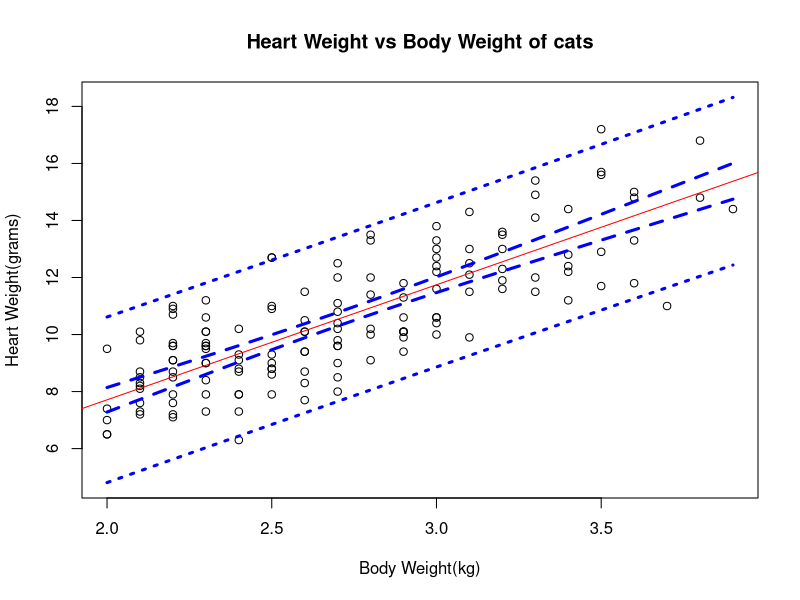
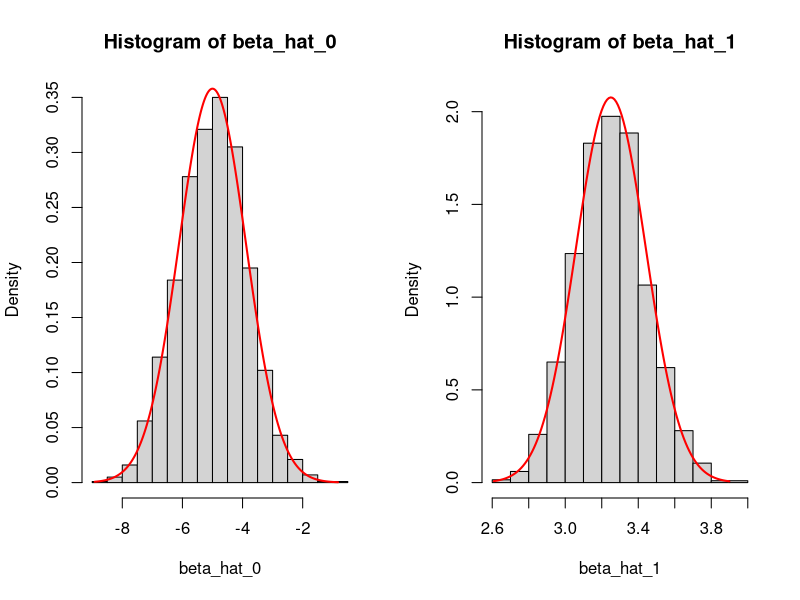

Recreate these plots in R, in order.
## ---- chunk 1
library("MASS")
cat_model = lm(Hwt~Bwt, data = cats)
result = summary(cat_model)
## ---- chunk 2
intervals = confint(cat_model, level = .95)

## ---- chunk 3
intervals = confint(cat_model, level = .9)
## ---- chunk 4
new_bwt = data.frame(Bwt = c(2.1,2.8))
result = predict(cat_model, newdata = new_bwt, interval = c("confidence"), level =0.9)
result
## ---- chunk 5

new_bwt = data.frame(Bwt = c(2.8,4.2))
result = predict(cat_model, newdata = new_bwt, interval = c("prediction"), level =0.9)
result

## ---- chunk 6

Bwt_grid = seq(min(cats$Bwt), max(cats$Bwt), by = 0.01)

hwt_ci_band = predict(cat_model, newdata = data.frame(Bwt =Bwt_grid ), interval = "confidence",level = .95)

hwt_pi_band = predict(cat_model, newdata = data.frame(Bwt =Bwt_grid ), interval = "prediction",level = .95)

plot(Hwt~Bwt, data = cats, ylim = c(min(hwt_pi_band),max(hwt_pi_band)), main = "Heart Weight vs Body Weight of cats", xlab= "Body Weight(kg)", ylab ="Heart Weight(grams)")

abline(cat_model, col = "red")

lines(Bwt_grid,hwt_ci_band[,"lwr"],col ="blue",lwd = 3, lty = 2)
lines(Bwt_grid,hwt_ci_band[,"upr"],col ="blue",lwd = 3, lty = 2)

lines(Bwt_grid,hwt_pi_band[,"lwr"],col ="blue",lwd = 3, lty = 3)
lines(Bwt_grid,hwt_pi_band[,"upr"],col ="blue",lwd = 3, lty = 3)

## ---- chunk 7
result  = summary(cat_model)$coefficients

beta_hat_1 = result[2,1]
se = result[2,2]

#Hypothesized Beta1
beta_hyp = 4

t = (beta_hat_1- beta_hyp)/se

p = 2*pt(abs(t), df = nrow(cats) -2,lower.tail = FALSE)

## ---- chunk 8

summary(cat_model)$coefficients
## ---- chunk 9
data(Ozone, package = "mlbench")
Ozone = Ozone[, c(4, 6, 7, 8)]
colnames(Ozone) = c("ozone", "wind", "humidity", "temp")
Ozone = Ozone[complete.cases(Ozone), ]
## ---- chunk 10

wind_model = lm(ozone~wind, data = Ozone)
result = summary(wind_model)

## ---- chunk 11
temp_model = lm(ozone~temp, data = Ozone)
result = summary(temp_model)
result
## ---- chunk 12
birthday = 12121977
set.seed(birthday)
n = 50
x = seq(0, 10, length = n)

#Function to Simulate SLR
sim_slr = function(x, beta_0 , beta_1, sigma) {
  n = length(x)
  epsilon = rnorm(n, mean = 0, sd = sigma)
  y = beta_0 + beta_1 * x + epsilon
  data.frame(predictor = x, response = y)
}

#No of simulations
m = 2000

#Initialize vector to store results
beta_hat_0 = rep(0,m)
beta_hat_1 = rep(0,m)

#Generate and store SLR coefficients 
for(i in 1:m)
{
  std_dev = 4
  df = sim_slr(x, beta_0 = -5, beta_1 = 3.25, sigma = std_dev)
  fitted_model = lm(response ~ predictor, df)
  beta_hat_0[i] = fitted_model$coefficients[1]
  beta_hat_1[i] = fitted_model$coefficients[2]
}  

## ---- chunk 13
library(knitr)

true_exp = c(-5,3.25)
sim_mean = c(mean(beta_hat_0),mean(beta_hat_1))
Sxx = sum((x- mean(x))^2)

sd_beta0 = std_dev*sqrt(1/n+ mean(x)^2/Sxx)
sd_beta1 = std_dev/sqrt(Sxx)

true_sd = c(sd_beta0,sd_beta1)

sim_sd = c(sd(beta_hat_0),sd(beta_hat_1))

table.comp  <- data.frame(rbind(true_exp, sim_mean, true_sd,sim_sd))

colnames(table.comp) = c("beta0","beta1")


## ---- chunk 14
#Calculate true variance of estimated beta0 and beta1
Sxx = sum((x- mean(x))^2)
true_var = 16
n= length(x)

true_sd_beta0 = sqrt(true_var*(1/n + (mean(x)^2)/Sxx))
true_sd_beta1 = sqrt(true_var/Sxx)

#Plot beta 0 estimate and true value
beta0_val = seq(from = min(beta_hat_0), to = max(beta_hat_0), by = 0.01)
beta0_density = dnorm(beta0_val, mean=-5, sd=true_sd_beta0)

par(mfrow=c(1,2))
hist(beta_hat_0,freq = FALSE)
lines(beta0_val,beta0_density, col = "red", lwd = 2)

#Plot beta 1 estimate and true value
beta1_val = seq(from = min(beta_hat_1), to = max(beta_hat_1), by = 0.01)
beta1_density = dnorm(beta1_val, mean=3.25, sd=true_sd_beta1)
hist(beta_hat_1,freq = FALSE, ylim=c(0,max(beta1_density)))

lines(beta1_val,beta1_density, col = "red", lwd = 2)


## ---- chunk 15
birthday = 12121977
set.seed(birthday)
n = 25
x = seq(0, 2.5, length = n)

#Function to Simulate SLR
sim_slr = function(x, beta_0 , beta_1, sigma) {
  n = length(x)
  epsilon = rnorm(n, mean = 0, sd = sigma)
  y = beta_0 + beta_1 * x + epsilon
  data.frame(predictor = x, response = y)
}

#No of simulations
m = 2500

#Initialize vector to store results
se = rep(0,m)
beta_hat_1 = rep(0,m)
intervals = rep(0,m)
#Generate and store SLR coefficients 
for(i in 1:m)
{
  std_dev = 3
  df = sim_slr(x, beta_0 = 5, beta_1 = 2, sigma = std_dev)
  fitted_model = lm(response ~ predictor, df)
  se[i] = summary(fitted_model)$coefficients[2,2] 
  beta_hat_1[i] = fitted_model$coefficients[2]
}  

## ---- chunk 16
critcal_val = qt(.025,df = n-2, lower.tail = FALSE)

lower_95 = beta_hat_1 - critcal_val*se
upper_95 = beta_hat_1 + critcal_val*se

## ---- chunk 17
result = mean(lower_95 <2 & upper_95>2)

## ---- chunk 18
result = mean(abs(beta_hat_1) > critcal_val*se  )
result
## ---- chunk 19

critcal_val = qt(.005,df = n-2, lower.tail = FALSE)

lower_99 = beta_hat_1 - critcal_val*se
upper_99 = beta_hat_1 + critcal_val*se


## ---- chunk 20
result = mean(lower_99 <2 & upper_99>2)

## ---- chunk 21

result = mean(abs(beta_hat_1) > critcal_val*se  )
## ---- chunk 22
calc_pred_int <- function(cat_model, newdata1, level= .95)
{
  y_hat = predict(cat_model, newdata = newdata1)
  p_value = (1-level)/2
  #cat("pvalue", p_value, "\n")
  
  n= length(cat_model$residuals)
  #cat("n", n,"\n")
  
  se = 1.452
  #cat("se", se,"\n")
  
  critcal_val = qt(p_value, df = n-2, lower.tail = FALSE)
  #cat("critcal_val", critcal_val,"\n")
  
  x= cat_model$model[names(newdata1)][,1]
  
  x_mean = mean(x)
  #cat("x_mean", x_mean,"\n")
  
  Sxx = sum((x- mean(x))^2)
  #cat("Sxx", Sxx,"\n")
  
  #cat("new data", newdata1[,1],"\n")
 
  range = critcal_val*se*sqrt(1+1/n + (newdata1[,1] -x_mean)^2/Sxx )
  
  #cat("range", range,"\n")
  
  upper = y_hat + range
  lower = y_hat - range
  result = c(y_hat, lower,upper)
  
  #cat("upper", upper,"\n")
  #cat("lower", lower,"\n")
  
  names(result) = c("estimate","lower","upper")
  return (result)
 
}
  
  


## ---- chunk 23
cat_model = lm(Hwt~Bwt, data = cats)
newcat_1 = data.frame(Bwt = 4.0)
calc_pred_int(cat_model, newcat_1)
## ---- chunk 24
cat_model = lm(Hwt~Bwt, data = cats)

newcat_2 = data.frame(Bwt = 3.3)
calc_pred_int(cat_model, newcat_2, level = 0.90)
